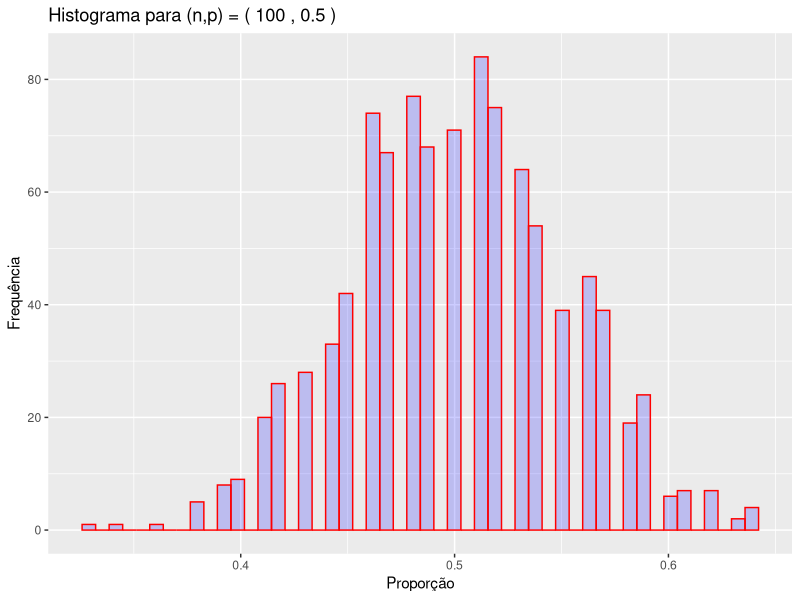
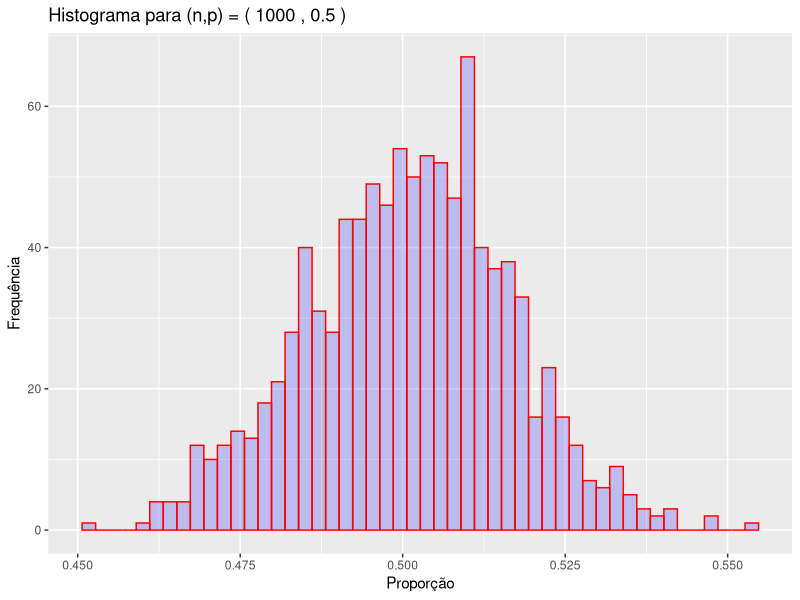
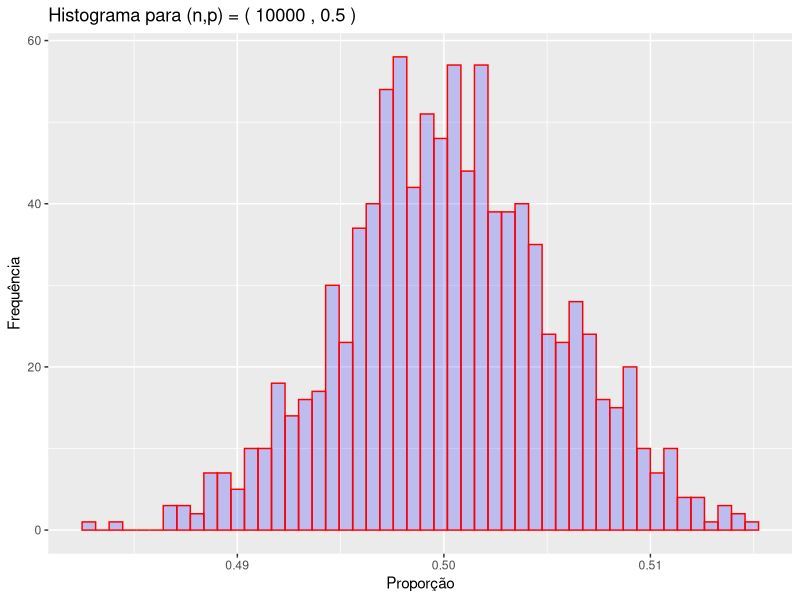
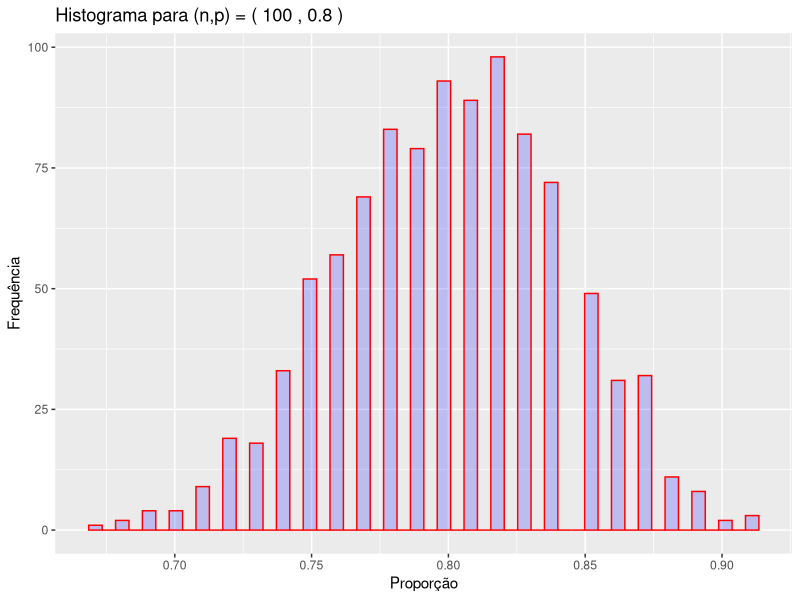
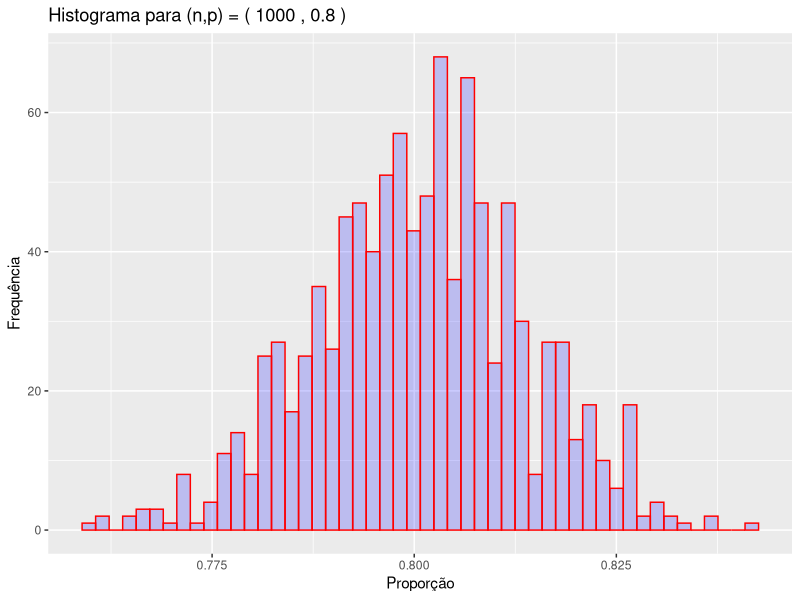
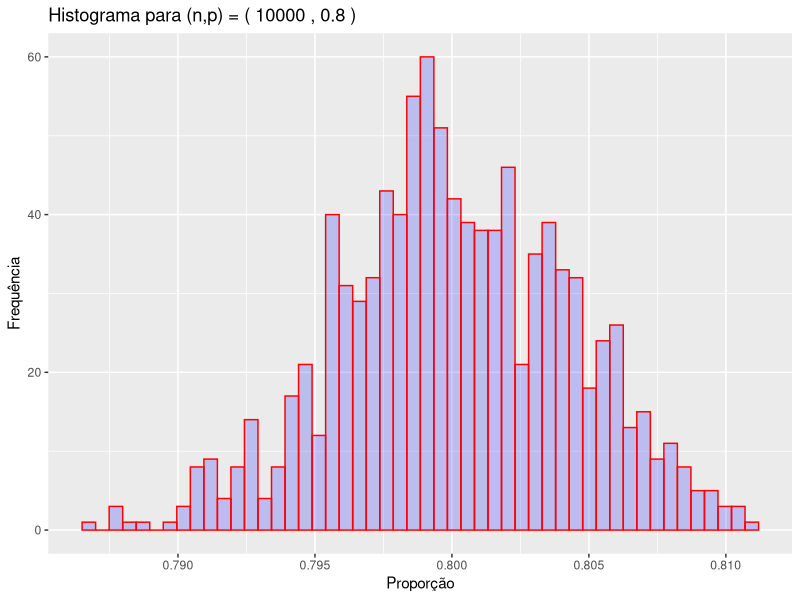

R code for these plots, in order:
## ---- chunk 1
knitr::opts_chunk$set(echo = TRUE)
## ---- chunk 2
moeda <- function(p) {
  return((runif(1)<=p)*1)
}
moeda(0.5)
## ---- chunk 3
moedas <- function(n,p) {
  return((runif(n)<=p)*1)
}

mean(moedas(1000000,0.4))
## ---- chunk 4
proporcao <- function(resultados){
  return(mean(resultados))
}
proporcao(moedas(1000000,0.4))
## ---- chunk 5
simulacao <- function(k,n,p){
  x  <-  rep(0,k)
  for(i in 1:k){
    x[i]  <-  proporcao(moedas(n,p))
  }
  return(x)
} 
dados <- data.frame(simulacao(10,10000,0.5))
names(dados) <- "simul"
dados
## ---- chunk 6
library(ggplot2)
pp = c(100, 1000, 10000)
nn = c(1,1,1)
xx1=matrix(c(pp,0.5*nn),nrow=3,ncol=2)
xx2=matrix(c(pp,0.8*nn),nrow=3,ncol=2)
xx3 = rbind(xx1,xx2)
k = 1000

for (i in 1:6) {
  n <- xx3[i,1]
  p <- xx3[i,2]
  dados <- data.frame(simulacao(k,n,p))
  names(dados) <- "simul"
  descr <- paste("Histograma para (n,p) = (",n,",",p,")")
  plott <- qplot(dados$simul,
        geom="histogram",
        main = descr,
        bins = 50,
        xlab = "Proporção",  
        ylab = "Frequência",  
        fill=I("blue"), 
        col=I("red"), 
        alpha=I(.2))
  print(plott)
}

